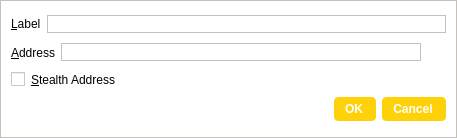
<?xml version="1.0" encoding="UTF-8"?>
<ui version="4.0">
 <class>EditAddressDialog</class>
 <widget class="QDialog" name="EditAddressDialog">
  <property name="geometry">
   <rect>
    <x>0</x>
    <y>0</y>
    <width>457</width>
    <height>138</height>
   </rect>
  </property>
  <property name="windowTitle">
   <string>Edit Address</string>
  </property>
  <property name="styleSheet">
   <string notr="true">background-color: rgb(255, 255, 255);
border: 1px solid #c4c1bd;</string>
  </property>
  <layout class="QGridLayout" name="gridLayout_2">
   <item row="1" column="0">
    <layout class="QHBoxLayout" name="horizontalLayout_3">
     <item>
      <widget class="QLabel" name="label_2">
       <property name="styleSheet">
        <string notr="true">border: 0;</string>
       </property>
       <property name="text">
        <string>&amp;Address</string>
       </property>
       <property name="buddy">
        <cstring>addressEdit</cstring>
       </property>
      </widget>
     </item>
     <item>
      <widget class="QLineEdit" name="addressEdit">
       <property name="toolTip">
        <string>The address associated with this address book entry. This can only be modified for sending addresses.</string>
       </property>
      </widget>
     </item>
     <item>
      <widget class="QToolButton" name="EditAddressPasteButton">
       <property name="toolTip">
        <string>Paste address from clipboard</string>
       </property>
       <property name="styleSheet">
        <string notr="true">border: 0;</string>
       </property>
       <property name="text">
        <string/>
       </property>
       <property name="icon">
        <iconset resource="../bitcoin.qrc">
         <normaloff>:/icons/editpaste</normaloff>:/icons/editpaste</iconset>
       </property>
       <property name="shortcut">
        <string>Alt+P</string>
       </property>
      </widget>
     </item>
    </layout>
   </item>
   <item row="3" column="0">
    <widget class="QDialogButtonBox" name="buttonBox">
     <property name="styleSheet">
      <string notr="true">background-color: rgb(254, 209, 8);
color: rgb(255, 255, 255);
border-radius: 4px;
border-color:  rgb(254, 209, 8);
font-weight: 600;
padding: 4px;
padding-left: 10px;
padding-right: 12px;
icon-size: 0;</string>
     </property>
     <property name="orientation">
      <enum>Qt::Horizontal</enum>
     </property>
     <property name="standardButtons">
      <set>QDialogButtonBox::Cancel|QDialogButtonBox::Ok</set>
     </property>
    </widget>
   </item>
   <item row="2" column="0">
    <widget class="QCheckBox" name="stealthCB">
     <property name="styleSheet">
      <string notr="true">border: 0;</string>
     </property>
     <property name="text">
      <string>&amp;Stealth Address</string>
     </property>
    </widget>
   </item>
   <item row="0" column="0">
    <layout class="QHBoxLayout" name="horizontalLayout_4">
     <item>
      <widget class="QLabel" name="label">
       <property name="styleSheet">
        <string notr="true">border: 0;</string>
       </property>
       <property name="text">
        <string>&amp;Label</string>
       </property>
       <property name="buddy">
        <cstring>labelEdit</cstring>
       </property>
      </widget>
     </item>
     <item>
      <widget class="QLineEdit" name="labelEdit">
       <property name="toolTip">
        <string>The label associated with this address book entry</string>
       </property>
      </widget>
     </item>
    </layout>
   </item>
  </layout>
 </widget>
 <resources>
  <include location="../bitcoin.qrc"/>
 </resources>
 <connections>
  <connection>
   <sender>buttonBox</sender>
   <signal>accepted()</signal>
   <receiver>EditAddressDialog</receiver>
   <slot>accept()</slot>
   <hints>
    <hint type="sourcelabel">
     <x>248</x>
     <y>254</y>
    </hint>
    <hint type="destinationlabel">
     <x>157</x>
     <y>274</y>
    </hint>
   </hints>
  </connection>
  <connection>
   <sender>buttonBox</sender>
   <signal>rejected()</signal>
   <receiver>EditAddressDialog</receiver>
   <slot>reject()</slot>
   <hints>
    <hint type="sourcelabel">
     <x>316</x>
     <y>260</y>
    </hint>
    <hint type="destinationlabel">
     <x>286</x>
     <y>274</y>
    </hint>
   </hints>
  </connection>
 </connections>
</ui>
